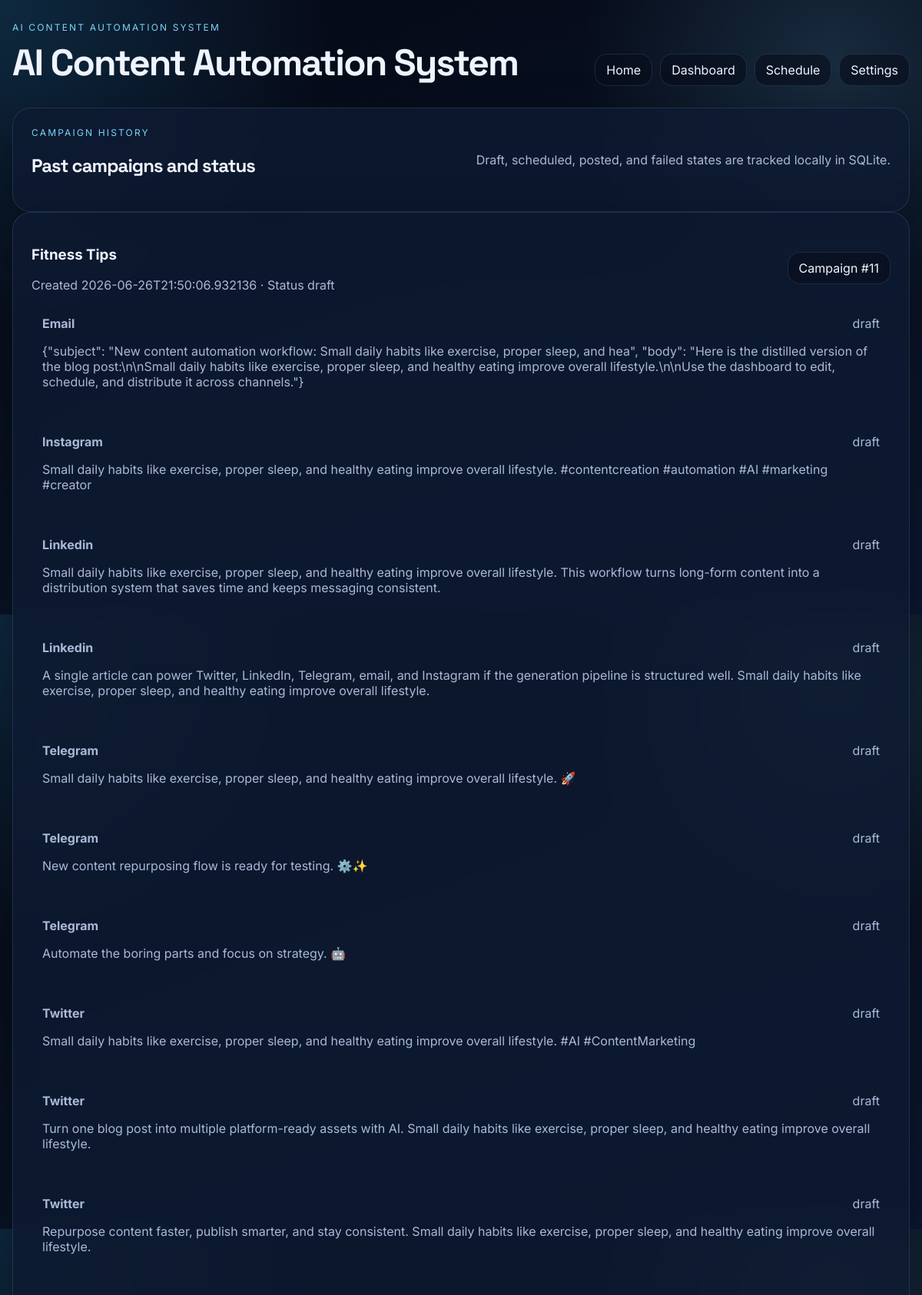
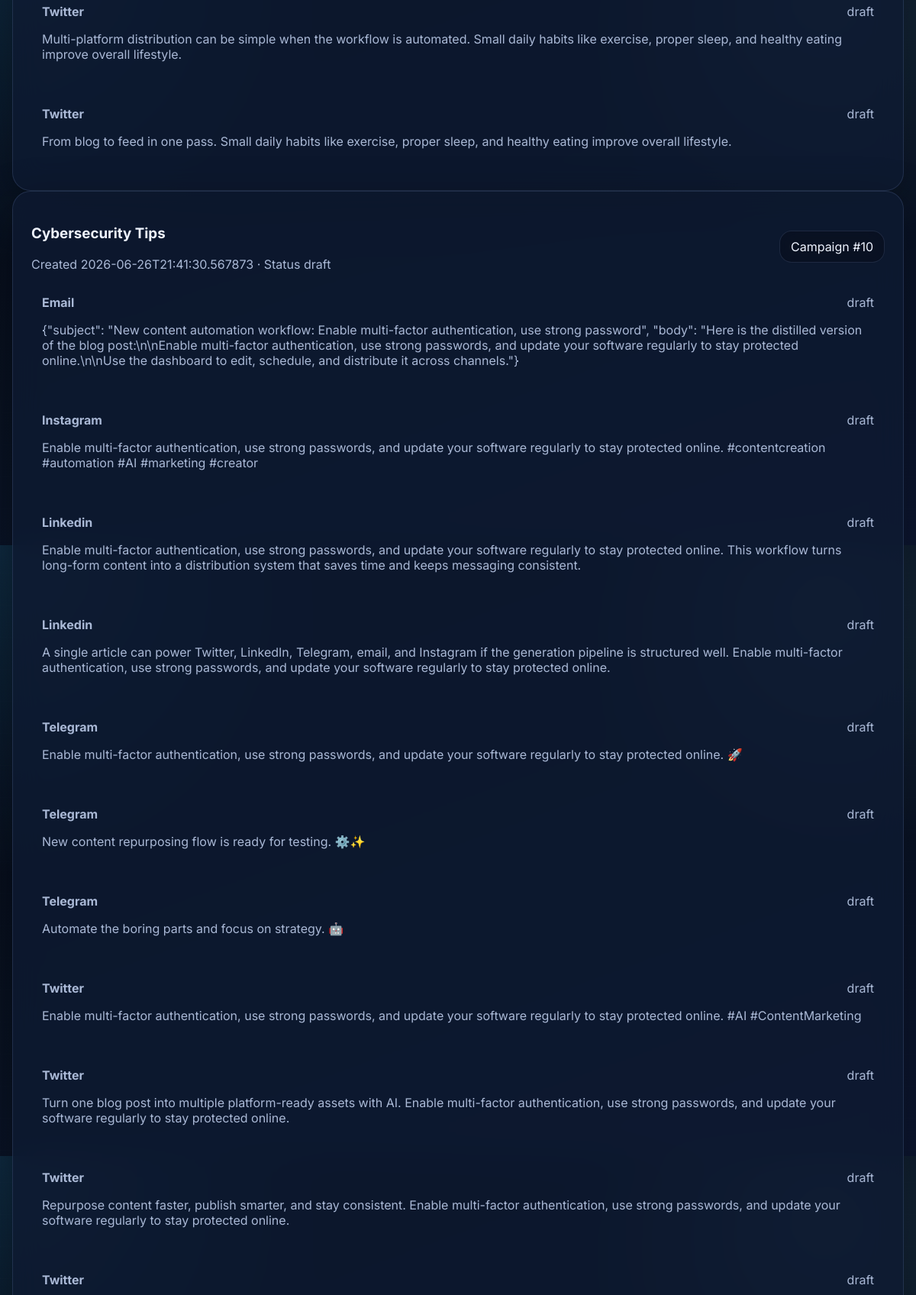
/dashboard (upper part), run on the app's committed database (2 pictures, top to bottom).
### tables this page shows
CREATE TABLE campaigns (
                id INTEGER PRIMARY KEY AUTOINCREMENT,
                title TEXT NOT NULL,
                original_content TEXT NOT NULL,
                created_at TIMESTAMP NOT NULL,
                status TEXT NOT NULL DEFAULT 'draft'
            );

CREATE TABLE generated_posts (
                id INTEGER PRIMARY KEY AUTOINCREMENT,
                campaign_id INTEGER NOT NULL,
                platform TEXT NOT NULL,
                variant_index INTEGER NOT NULL,
                generated_content TEXT NOT NULL,
                edited_content TEXT,
                posted_at TIMESTAMP NULL,
                post_url TEXT,
                engagement_count INTEGER DEFAULT 0,
                status TEXT NOT NULL DEFAULT 'draft',
                error_message TEXT,
                FOREIGN KEY (campaign_id) REFERENCES campaigns (id)
            );

### backend/main.py (the view)
@app.route("/dashboard")
def dashboard() -> str:
    return render_template("dashboard.html", campaigns=list_campaigns(), schedules=list_schedules(), settings=settings)

### backend/database.py (called while the page is built)
def _dict_factory(cursor: sqlite3.Cursor, row: sqlite3.Row) -> Dict[str, Any]:
    return {column[0]: row[index] for index, column in enumerate(cursor.description)}

@contextmanager
def get_connection() -> Iterable[sqlite3.Connection]:
    connection = sqlite3.connect(DATABASE_PATH)
    connection.row_factory = _dict_factory
    try:
        yield connection
        connection.commit()
    finally:
        connection.close()

def list_campaigns() -> List[Dict[str, Any]]:
    with get_connection() as connection:
        campaigns = list(
            connection.execute(
                "SELECT * FROM campaigns ORDER BY created_at DESC"
            ).fetchall()
        )
        for campaign in campaigns:
            posts = list(
                connection.execute(
                    "SELECT * FROM generated_posts WHERE campaign_id = ? ORDER BY platform, variant_index",
                    (campaign["id"],),
                ).fetchall()
            )
            campaign["posts"] = posts
        return campaigns

def list_schedules() -> List[Dict[str, Any]]:
    with get_connection() as connection:
        return list(
            connection.execute(
                "SELECT * FROM schedules ORDER BY scheduled_time DESC"
            ).fetchall()
        )

### backend/main.py (called while the page is built)
@app.teardown_appcontext
def shutdown_scheduler(exception: BaseException | None = None) -> None:
    pass

### frontend/templates/dashboard.html (shortened to what this page needs)
{% extends "base.html" %}
{% block content %}
<section class="stack">
  <div class="card">
    <div class="section-header">
      <div>
        <p class="eyebrow">Campaign history</p>
        <h2>Past campaigns and status</h2>
      </div>
      <p class="muted">Draft, scheduled, posted, and failed states are tracked locally in SQLite.</p>
    </div>
  </div>
  {% for campaign in campaigns %}
  <article class="card campaign-card">
    <div class="campaign-head">
      <div>
        <h3>{{ campaign.title }}</h3>
        <p class="muted">Created {{ campaign.created_at }} · Status {{ campaign.status }}</p>
      </div>
      <span class="pill">Campaign #{{ campaign.id }}</span>
    </div>
    <div class="post-list">
      {% for post in campaign.posts %}
      <div class="post-preview">
        <div class="post-meta">
          <strong>{{ post.platform|title }}</strong>
          <span>{{ post.status }}</span>
        </div>
        <p>{{ post.edited_content or post.generated_content }}</p>
      </div>
      {% endfor %}
    </div>
  </article>
  {% else %}
  <div class="card empty-state">No campaigns yet. Generate your first campaign from the Home page.</div>
  {% endfor %}
</section>
{% endblock %}

### frontend/templates/base.html (shortened to what this page needs)
<!DOCTYPE html>
<html lang="en">
<head>
  <link rel="stylesheet" href="{{ url_for('static', filename='style.css') }}">
</head>
<body>
  <div class="page-shell">
    <header class="topbar">
      <div>
        <p class="eyebrow">AI Content Automation System</p>
        <h1>{{ settings.app_name }}</h1>
      </div>
      <nav class="nav-links">
        <a href="/">Home</a>
        <a href="/dashboard">Dashboard</a>
        <a href="/schedule">Schedule</a>
        <a href="/settings">Settings</a>
      </nav>
    </header>
    {% block content %}{% endblock %}
  </div>
</body>
</html>

### frontend/static/style.css (style rules this page uses)
:root { --bg: #081120; --bg-soft: #0e1a31; --panel: rgba(14, 26, 49, 0.82); --panel-border: rgba(163, 190, 255, 0.14); --text: #eff4ff; --muted: #aab9d6; --accent: #7dd3fc; --accent-strong: #38bdf8; --success: #34d399; --warning: #fbbf24; --danger: #fb7185; --shadow: 0 20px 60px rgba(0, 0, 0, 0.35); }
* { box-sizing: border-box; }
body { margin: 0; min-height: 100vh; font-family: Inter, sans-serif; color: var(--text); background: radial-gradient(circle at top left, rgba(56, 189, 248, 0.18), transparent 30%), radial-gradient(circle at 90% 10%, rgba(125, 211, 252, 0.14), transparent 25%), linear-gradient(160deg, #050816 0%, #081120 48%, #0c1630 100%); }
body::before { content: ""; position: fixed; inset: 0; pointer-events: none; background-image: linear-gradient(rgba(255,255,255,0.03) 1px, transparent 1px), linear-gradient(90deg, rgba(255,255,255,0.03) 1px, transparent 1px); background-size: 42px 42px; mask-image: radial-gradient(circle at center, black 35%, transparent 90%); opacity: 0.35; }
.page-shell { position: relative; z-index: 1; width: min(1180px, calc(100% - 32px)); margin: 0 auto; padding: 28px 0 40px; }
.topbar { display: flex; justify-content: space-between; align-items: flex-end; gap: 16px; margin-bottom: 28px; }
.topbar h1, .hero-copy h2, .section-header h2 { font-family: "Space Grotesk", Inter, sans-serif; letter-spacing: -0.04em; }
.topbar h1 { margin: 0; font-size: clamp(2rem, 4vw, 3.4rem); }
.nav-links { display: flex; flex-wrap: wrap; gap: 10px; }
.nav-links a, .pill, .selectable-post { border: 1px solid var(--panel-border); border-radius: 16px; color: var(--text); background: rgba(9, 15, 29, 0.65); backdrop-filter: blur(14px); }
.nav-links a { text-decoration: none; padding: 10px 14px; }
.card { border: 1px solid var(--panel-border); background: var(--panel); box-shadow: var(--shadow); border-radius: 24px; backdrop-filter: blur(18px); }
.hero-copy, .form-card, .stack > .card, .campaign-card { padding: 24px; }
.eyebrow { margin: 0 0 8px; color: var(--accent); text-transform: uppercase; letter-spacing: 0.18em; font-size: 0.75rem; }
.lead, .muted, .settings-list li, .post-preview p, .post-meta, .results-header p { color: var(--muted); }
.results, .stack { margin-top: 22px; }
.results-header, .section-header, .campaign-head, .post-meta { display: flex; justify-content: space-between; gap: 16px; align-items: center; }
.results-grid, .post-list, .settings-list { display: grid; gap: 14px; }
.post-card, .post-preview, .selectable-post { padding: 14px; }
.pill { padding: 10px 14px; }

### data on the page
campaigns: title "Fitness Tips", created_at "2026-06-26T21:50:06.932136", status "draft", id "11"
generated_posts: platform "Email", status "draft", edited_content "{\"subject\": \"New content automation workflow: Small daily habits like exercise, proper sleep, and hea\", \"body\": \"Here is the distilled version of the blog post:\\n\\nSmall daily habits like exercise, proper sleep, and healthy eating improve overall lifestyle.\\n\\nUse the dashboard to edit, schedule, and distribute it across channels.\"}"
generated_posts: platform "Instagram", status "draft", edited_content "Small daily habits like exercise, proper sleep, and healthy eating improve overall lifestyle. #contentcreation #automation #AI #marketing #creator"
generated_posts: platform "Linkedin", status "draft", edited_content "Small daily habits like exercise, proper sleep, and healthy eating improve overall lifestyle. This workflow turns long-form content into a distribution system that saves time and keeps messaging consistent."
generated_posts: platform "Linkedin", status "draft", edited_content "A single article can power Twitter, LinkedIn, Telegram, email, and Instagram if the generation pipeline is structured well. Small daily habits like exercise, proper sleep, and healthy eating improve overall lifestyle."
generated_posts: platform "Telegram", status "draft", edited_content "Small daily habits like exercise, proper sleep, and healthy eating improve overall lifestyle. 🚀"
generated_posts: platform "Telegram", status "draft", edited_content "New content repurposing flow is ready for testing. ⚙️✨"
generated_posts: platform "Telegram", status "draft", edited_content "Automate the boring parts and focus on strategy. 🤖"
generated_posts: platform "Twitter", status "draft", edited_content "Small daily habits like exercise, proper sleep, and healthy eating improve overall lifestyle. #AI #ContentMarketing"
generated_posts: platform "Twitter", status "draft", edited_content "Turn one blog post into multiple platform-ready assets with AI. Small daily habits like exercise, proper sleep, and healthy eating improve overall lifestyle."
generated_posts: platform "Twitter", status "draft", edited_content "Repurpose content faster, publish smarter, and stay consistent. Small daily habits like exercise, proper sleep, and healthy eating improve overall lifestyle."
generated_posts: platform "Twitter", status "draft", edited_content "Multi-platform distribution can be simple when the workflow is automated. Small daily habits like exercise, proper sleep, and healthy eating improve overall lifestyle."
generated_posts: platform "Twitter", status "draft", edited_content "From blog to feed in one pass. Small daily habits like exercise, proper sleep, and healthy eating improve overall lifestyle."
campaigns: title "Cybersecurity Tips", created_at "2026-06-26T21:41:30.567873", status "draft", id "10"
generated_posts: platform "Email", status "draft", edited_content "{\"subject\": \"New content automation workflow: Enable multi-factor authentication, use strong password\", \"body\": \"Here is the distilled version of the blog post:\\n\\nEnable multi-factor authentication, use strong passwords, and update your software regularly to stay protected online.\\n\\nUse the dashboard to edit, schedule, and distribute it across channels.\"}"
generated_posts: platform "Instagram", status "draft", edited_content "Enable multi-factor authentication, use strong passwords, and update your software regularly to stay protected online. #contentcreation #automation #AI #marketing #creator"
generated_posts: platform "Linkedin", status "draft", edited_content "Enable multi-factor authentication, use strong passwords, and update your software regularly to stay protected online. This workflow turns long-form content into a distribution system that saves time and keeps messaging consistent."
generated_posts: platform "Linkedin", status "draft", edited_content "A single article can power Twitter, LinkedIn, Telegram, email, and Instagram if the generation pipeline is structured well. Enable multi-factor authentication, use strong passwords, and update your software regularly to stay protected online."
generated_posts: platform "Telegram", status "draft", edited_content "Enable multi-factor authentication, use strong passwords, and update your software regularly to stay protected online. 🚀"
generated_posts: platform "Telegram", status "draft", edited_content "New content repurposing flow is ready for testing. ⚙️✨"
generated_posts: platform "Telegram", status "draft", edited_content "Automate the boring parts and focus on strategy. 🤖"
generated_posts: platform "Twitter", status "draft", edited_content "Enable multi-factor authentication, use strong passwords, and update your software regularly to stay protected online. #AI #ContentMarketing"
generated_posts: platform "Twitter", status "draft", edited_content "Turn one blog post into multiple platform-ready assets with AI. Enable multi-factor authentication, use strong passwords, and update your software regularly to stay protected online."
generated_posts: platform "Twitter", status "draft", edited_content "Repurpose content faster, publish smarter, and stay consistent. Enable multi-factor authentication, use strong passwords, and update your software regularly to stay protected online."
generated_posts: platform "Twitter", status "draft"

### other printed values
{{ settings.app_name }} "AI Content Automation System"
